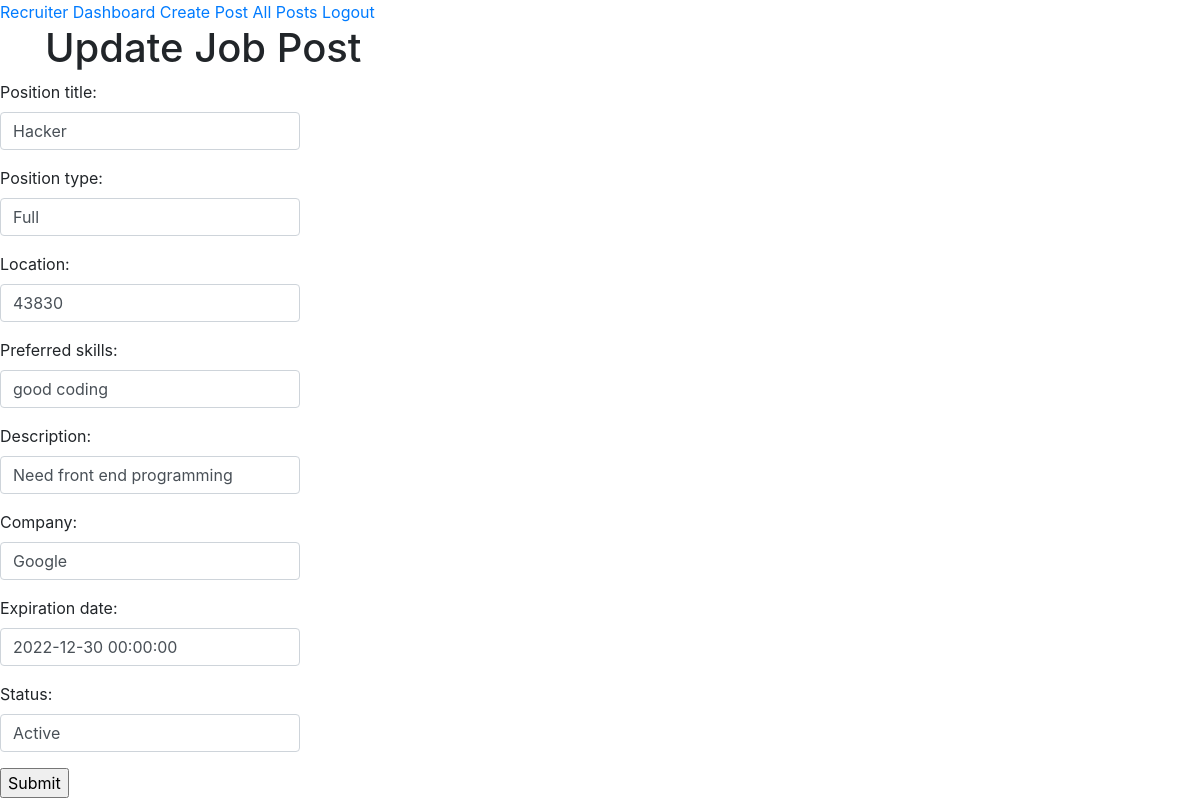
Page /edit/22/ on the committed database.
### project/models.py (models this page shows)
class Post(models.Model):
    position_title = models.CharField(max_length=200)
    position_type = models.CharField(max_length=200)
    location = models.CharField(max_length=200)
    preferred_skills = models.TextField(max_length=200)
    description = models.TextField(max_length=200)
    company = models.CharField(max_length=200)
    expiration_date = models.DateTimeField()
    status = models.CharField(max_length=200)
    recruiter= models.ForeignKey(RecruiterProfile, on_delete=models.CASCADE, default="")
    likes = models.ManyToManyField(CandidateProfile, blank=True,related_name='likes')
    dislikes = models.ManyToManyField(CandidateProfile, blank=True, related_name='dislikes')

### project/views.py (the view)
# urls.py: path('edit/<int:id>/', views.edit, name='Edit'),
def edit(request, id):
    post = Post.objects.get(id=id)
    if request.method == 'POST':
        form = PostForm(request.POST, instance = post)
        if form.is_valid():
            form.save()
            return redirect("/recruiterViewAllPosts")
    else:
        form = PostForm(instance=post)
    return render(request, 'project/post_update.html', {'form':form})

### project/templates/project/post_update.html (shortened to what this page needs)
{%extends "project/post.html" %}
{% block content %}
<div class="container">
  <div class="page-header">
      <h1>Update Job Post</h1>
  </div>
</div>
<form method="post" action="">
  {{form.as_p}}
  <input type="submit" value="Submit">
</form>
{% endblock %}

### rows in the picture
Post: position_title "Hacker", position_type "Full", location "43830", preferred_skills "good coding", description "Need front end programming", company "Google", expiration_date "2022-12-30 00:00:00", status "Active"
